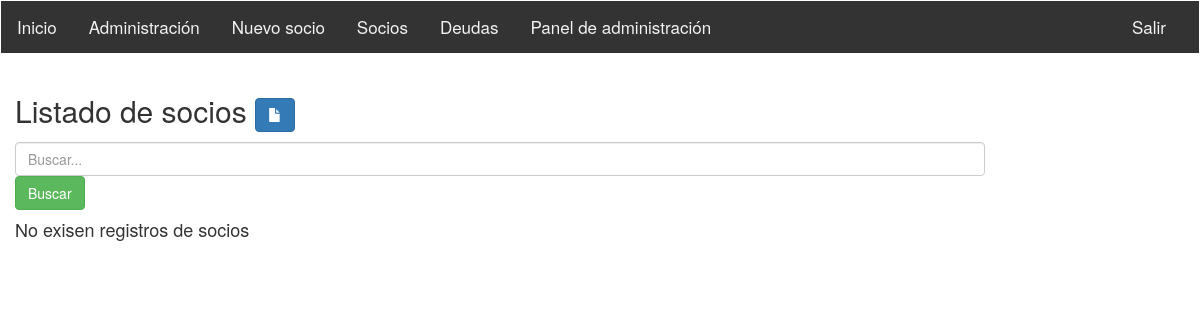
/index/listado (signed in), run on an earlier commit of the app's database.
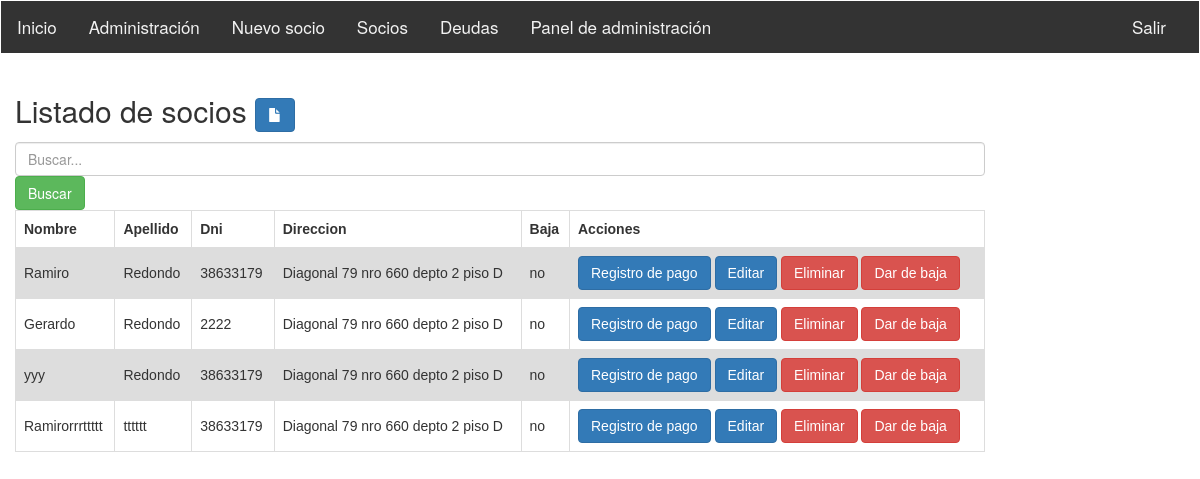
And on a later commit of the database.
### sistemasocioscap/models.py (models this page shows)
class Socio (models.Model):
	dni = models.IntegerField ()
	nombre = models.CharField(max_length= 200)
	apellido = models.CharField (max_length = 200)
	fecha_nacimiento = models.DateField(null = True, blank=True)
	nrosocio = models.IntegerField(null = True, blank=True)
	direccion = models.CharField (max_length = 200)
	mail = models.EmailField(max_length=254, null=True)
	cbu = models.IntegerField (null=True)
	dar_baja = models.CharField(max_length=32,choices=[('si', 'Si'),('no', 'No')],null = True, blank=True)
	registro = models.OneToOneField(RegistroPagos, on_delete=models.SET_NULL, null = True, blank=True)
	cobrador = models.ForeignKey(Cobrador, on_delete=models.SET_NULL, null = True, blank=True)
  	def get_absolute_url(self):
    		return reverse ('socio-detail', args=[str(self.id)])

### sistemasocioscap/views.py (the view)
class SocioList(ListView):
    model = Socio
    template_name = 'socio_listado.html'
    def get_queryset(self):
        queryset = self.request.GET.get("buscar")
        socios = Socio.objects.filter(dar_baja="no")
        if queryset:
            socios = Socio.objects.filter(Q(dar_baja= "no"),
                Q(nombre__icontains = queryset) |
                Q(apellido__icontains = queryset)
        ).distinct()
        return socios

### sistemasocioscap/templates/socio_listado.html (shortened to what this page needs)
{% extends "base_generic.html" %}
{% block content %}
<h2>Listado de socios <a class="btn btn-primary" href="{% url 'reporte_socios_pdf' %}"><span class="glyphicon glyphicon-file"></span></a> </h2>
<form method="get">
  <input type="text" class="form-control" placeholder="Buscar..." name="buscar" value="{{ request.get.buscar }}">
  <button type="submit" class="btn btn-success">Buscar</button>
</form>
<table class="tablasocios" style="">
  {% if object_list %}
  <tr>
    <th scope="row">Nombre</th>
    <th>Apellido</th>
    <th>Dni </th>
    <th>Direccion</th>
    <th>Baja</th>
    <th>Acciones</th>
  </tr>
  {% for socio in object_list %}
  <tr>
    <td>{{socio.nombre}}</td>
    <td>{{socio.apellido}}</td>
    <td>{{socio.dni}}</td>
    <td>{{socio.direccion}}</td>
    <td>{{socio.dar_baja}}</td>
    <td>
      <a class="btn btn-primary" href="{% url 'socio_detail' socio.id %}">Registro de pago</a>
    	<a class="btn btn-primary" href="{% url 'socio_editar' socio.id %}">Editar</a>
      <a class="btn btn-danger" href="{% url 'socio_eliminar' socio.id %}">Eliminar</a>
      <a class="btn btn-danger"  href="{% url 'socio_baja' socio.id %}">Dar de baja</a>
    </td>
  </tr>
  {% endfor %}
  {% else %}
  <h4>No exisen registros de socios</h4>
  {% endif %}
</table>
{% endblock %}
{% load static %}

What changed in the data, as far as the page shows it:
now on this page (row edited): Socio: nombre "Ramiro", apellido "Redondo", dni "38633179", direccion "Diagonal 79 nro 660 depto 2 piso D", dar_baja "no"
now on this page (row edited): Socio: nombre "Gerardo", apellido "Redondo", dni "2222", direccion "Diagonal 79 nro 660 depto 2 piso D", dar_baja "no"
now on this page (row edited): Socio: nombre "yyy", apellido "Redondo", dni "38633179", direccion "Diagonal 79 nro 660 depto 2 piso D", dar_baja "no"
now on this page (row edited): Socio: nombre "Ramirorrrttttt", apellido "tttttt", dni "38633179", direccion "Diagonal 79 nro 660 depto 2 piso D", dar_baja "no"
Also different on the page:
text no longer shown: "No exisen registros de socios"
text now shown: "Nombre Apellido Dni Direccion Baja Acciones"
